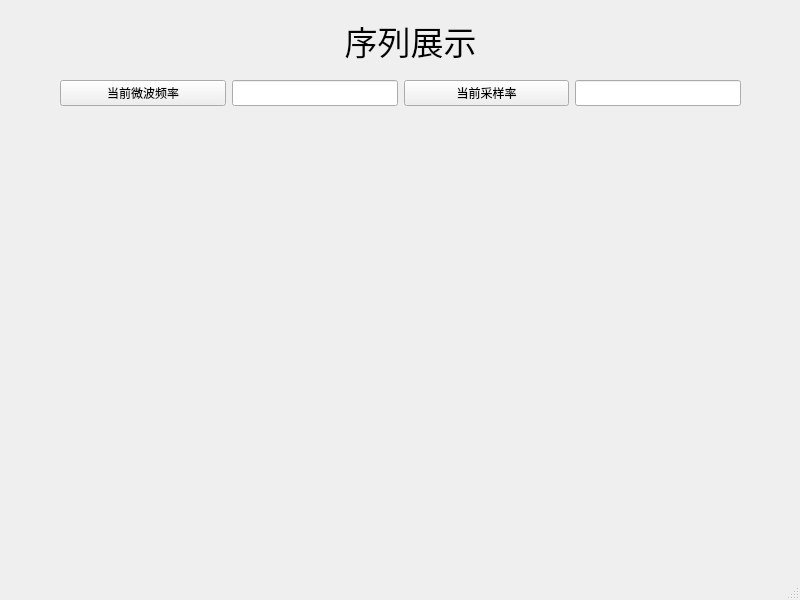
<?xml version="1.0" encoding="UTF-8"?>
<ui version="4.0">
 <class>MainWindow</class>
 <widget class="QMainWindow" name="MainWindow">
  <property name="geometry">
   <rect>
    <x>0</x>
    <y>0</y>
    <width>800</width>
    <height>600</height>
   </rect>
  </property>
  <property name="windowTitle">
   <string>MainWindow</string>
  </property>
  <widget class="QWidget" name="centralwidget">
   <widget class="QLabel" name="label">
    <property name="geometry">
     <rect>
      <x>320</x>
      <y>10</y>
      <width>181</width>
      <height>61</height>
     </rect>
    </property>
    <property name="font">
     <font>
      <family>Times New Roman</family>
      <pointsize>25</pointsize>
     </font>
    </property>
    <property name="frameShadow">
     <enum>QFrame::Sunken</enum>
    </property>
    <property name="lineWidth">
     <number>8</number>
    </property>
    <property name="midLineWidth">
     <number>8</number>
    </property>
    <property name="text">
     <string>序列展示</string>
    </property>
    <property name="textFormat">
     <enum>Qt::PlainText</enum>
    </property>
    <property name="scaledContents">
     <bool>true</bool>
    </property>
    <property name="alignment">
     <set>Qt::AlignCenter</set>
    </property>
   </widget>
   <widget class="QWidget" name="layoutWidget">
    <property name="geometry">
     <rect>
      <x>70</x>
      <y>120</y>
      <width>671</width>
      <height>171</height>
     </rect>
    </property>
    <layout class="QVBoxLayout" name="verticalLayout_show1"/>
   </widget>
   <widget class="QWidget" name="layoutWidget_2">
    <property name="geometry">
     <rect>
      <x>70</x>
      <y>320</y>
      <width>671</width>
      <height>171</height>
     </rect>
    </property>
    <layout class="QVBoxLayout" name="verticalLayout_show2"/>
   </widget>
   <widget class="QWidget" name="layoutWidget">
    <property name="geometry">
     <rect>
      <x>60</x>
      <y>80</y>
      <width>681</width>
      <height>26</height>
     </rect>
    </property>
    <layout class="QHBoxLayout" name="horizontalLayout">
     <item>
      <widget class="QPushButton" name="pushButton">
       <property name="text">
        <string>当前微波频率</string>
       </property>
      </widget>
     </item>
     <item>
      <widget class="QLineEdit" name="lineEdit">
       <property name="sizePolicy">
        <sizepolicy hsizetype="Minimum" vsizetype="Minimum">
         <horstretch>0</horstretch>
         <verstretch>0</verstretch>
        </sizepolicy>
       </property>
       <property name="font">
        <font>
         <family>Arial</family>
         <pointsize>12</pointsize>
        </font>
       </property>
      </widget>
     </item>
     <item>
      <widget class="QPushButton" name="pushButton_2">
       <property name="text">
        <string>当前采样率</string>
       </property>
      </widget>
     </item>
     <item>
      <widget class="QLineEdit" name="lineEdit_2">
       <property name="sizePolicy">
        <sizepolicy hsizetype="Minimum" vsizetype="Minimum">
         <horstretch>0</horstretch>
         <verstretch>0</verstretch>
        </sizepolicy>
       </property>
       <property name="font">
        <font>
         <family>Arial</family>
         <pointsize>12</pointsize>
        </font>
       </property>
      </widget>
     </item>
    </layout>
   </widget>
  </widget>
  <widget class="QMenuBar" name="menubar">
   <property name="geometry">
    <rect>
     <x>0</x>
     <y>0</y>
     <width>800</width>
     <height>23</height>
    </rect>
   </property>
  </widget>
  <widget class="QStatusBar" name="statusbar"/>
 </widget>
 <resources/>
 <connections/>
</ui>
